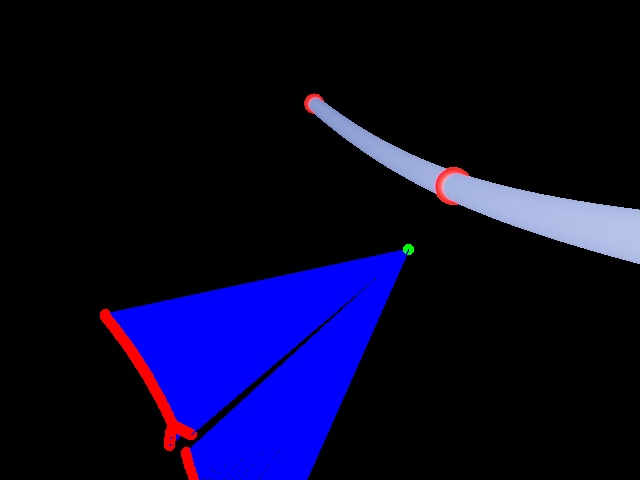
#> input picture pictures/curve/1.jpg, 640 x 480 px
$ python -i contour_tracer.py   (imports and definitions only)
#> lines starting #> are read from the running program, lines starting #| are printed output that depends on the picture; after the words box and inside, x2 and y2 are one past the last pixel; in counts of white or black regions, pixels touching at a corner belong together
import cv2
import numpy as np


class ContourTracer:

    def __init__(self, image_path):
        """
        Args:
            image_path (path string to png file): reading path to image for which a contour will be drawn
        """
        self.image_path = image_path


    def trace_contour(self, threshold=200, contour_index=-1, resize=(640, 480)):
        """
        Output the points corresponding to the contour on a given image using OpenCV

        Args:
            threshold (float): threshold value for cv2.threshold
            contour_index (int): the choice of contour when multiple are present
            resize (tuple of 2 ints): size of resized input image

        Returns:
            ((n, 2) numpy array): n 2D points that make up the contour
        """
#> called with threshold = 200, contour_index = -1, resize = (640, 480)
        self.img = cv2.imread(self.image_path, cv2.IMREAD_UNCHANGED)
#> self.img is the input picture: shape (480, 640, 3); mean B, G, R 40.1, 7.2, 8.8
        self.img = self.img[:, :, :3]

        ## Resize image
        self.resized_img = cv2.resize(self.img, resize)

        #convert img to grey
        img_grey = cv2.cvtColor(self.resized_img, cv2.COLOR_BGR2GRAY)
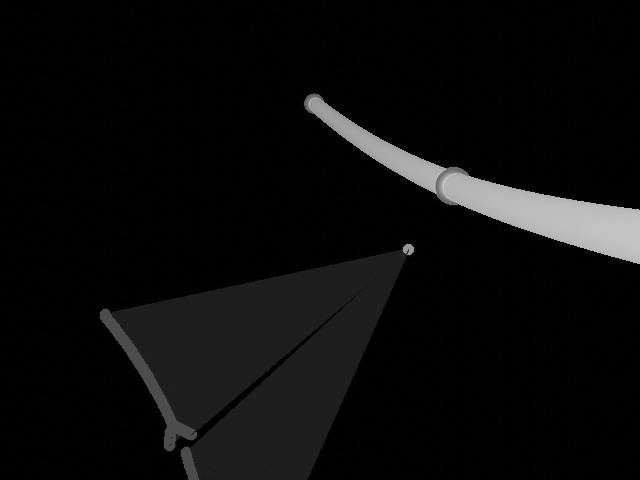
#> img_grey: shape (480, 640); min 0, max 202, mean 11.4

        #get threshold image
        _, thresh_img = cv2.threshold(img_grey, threshold, 255, cv2.THRESH_BINARY)
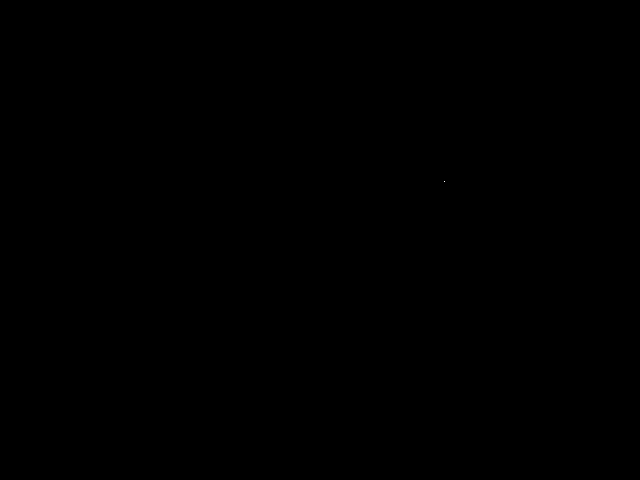
#> thresh_img: shape (480, 640); 0% white in thin lines or dots, all inside (x1, y1, x2, y2) = (444, 181, 445, 182)

        #find contours
        self.contours, _ = cv2.findContours(thresh_img, cv2.RETR_TREE, cv2.CHAIN_APPROX_NONE)
#> self.contours = [[[444, 181]]]
        contours_np = np.squeeze(self.contours[contour_index], axis=1)
#> contours_np = [[444, 181]]

        return contours_np


    def draw_contour(self, output_image_path):
        """
        Save the contour as an image

        Args:
            output_image_path (path string to png file): writing path to image showing the contour
        """
        #create an empty image for contours
        img_contours = np.zeros(self.resized_img.shape)

        #draw the contours on the empty image
        cv2.drawContours(img_contours, self.contours, -1, (0, 255, 0), 3)

        #save image
        cv2.imwrite(output_image_path, img_contours)


    def draw_resized_image(self, resized_image_path):
        """
        Save the resized input image

        Args:
            resized_image_path (path string to png file): writing path to resized image
        """
        cv2.imwrite(resized_image_path, self.resized_img)

>>> result = ContourTracer('../../pictures/curve/1.jpg').trace_contour()
#> result = [[444, 181]]

$ run again, on pictures/curve/35.jpg
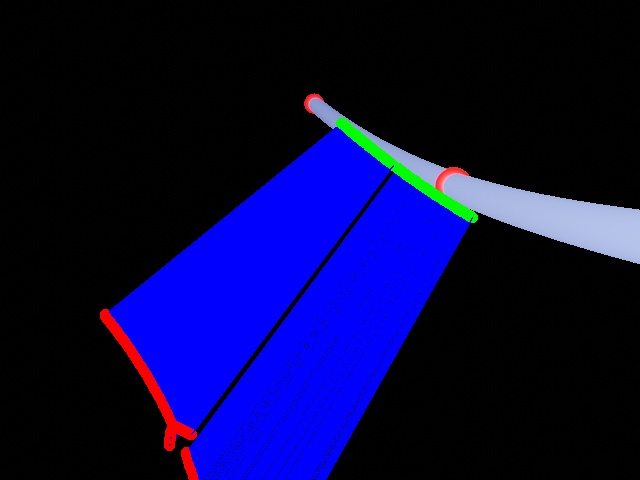
#> input picture pictures/curve/35.jpg, 640 x 480 px
#> in trace_contour, self.img is the input picture: shape (480, 640, 3); mean B, G, R 65.7, 8, 8.1
#> in trace_contour, `img_grey = cv2.cvtColor(self.resized_img, cv2.COLOR_BGR2GRAY)`:
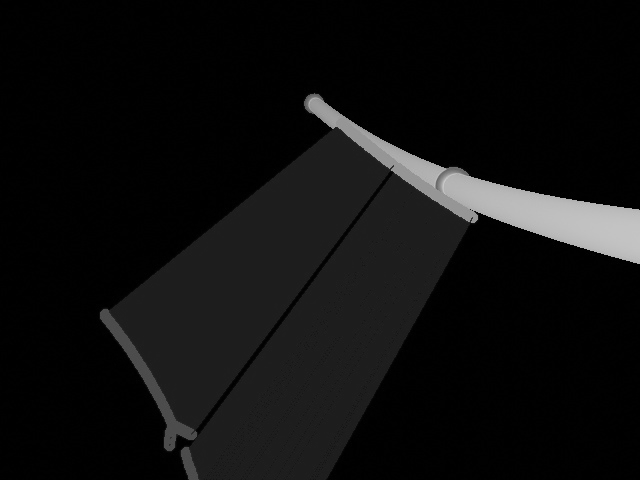
#> img_grey: shape (480, 640); min 0, max 202, mean 14.6
#> thresh_img: shape (480, 640); 0% white in thin lines or dots, all inside (x1, y1, x2, y2) = (444, 181, 445, 182)
#> self.contours = [[[444, 181]]]
#> contours_np = [[444, 181]]
